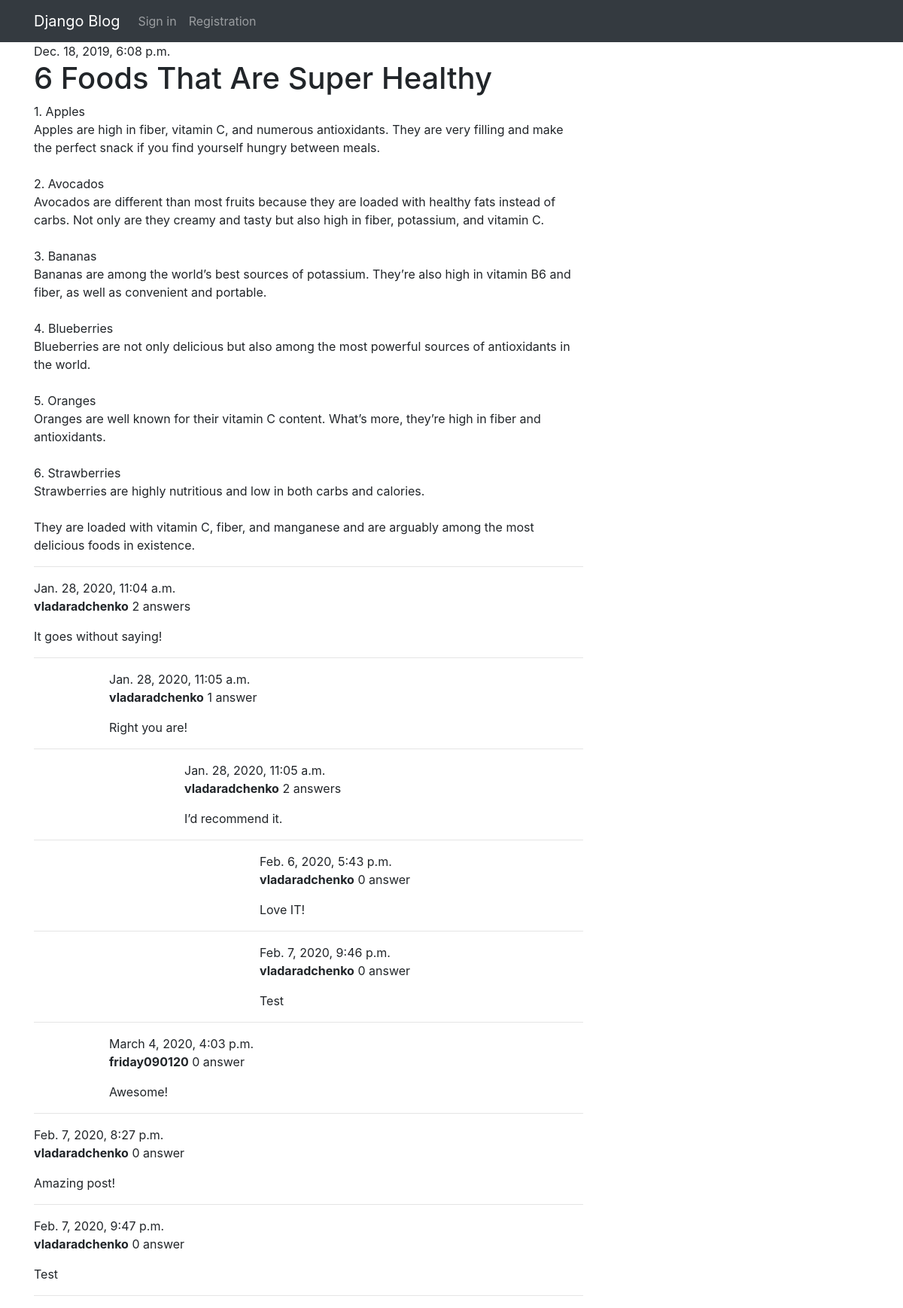
Page /post/20/ on the committed database.
### blog/models.py (models this page shows, shortened)
class Post(models.Model):
    author = models.ForeignKey(settings.AUTH_USER_MODEL, on_delete=models.CASCADE)
    title = models.CharField(max_length=200)
    text = models.TextField()
    created_date = models.DateTimeField(default=timezone.now)
    published_date = models.DateTimeField(blank=True, null=True)

class Comment(models.Model):
    post = models.ForeignKey('blog.Post', on_delete=models.CASCADE, related_name='comments')
    author = models.ForeignKey(settings.AUTH_USER_MODEL, on_delete=models.CASCADE)
    text = models.TextField()
    created_date = models.DateTimeField(default=timezone.now)
    approved_comment = models.BooleanField(default=False)
    parent = models.ForeignKey('self', null=True, blank=True, on_delete=models.CASCADE)
    def children(self):
        return Comment.objects.filter(parent=self)
    def has_children(self):
        return self.children().count() > 0
    def nesting_index(self):
        return 0 if self.parent is None else (self.parent.nesting_index() + 1)

### blog/views.py (the view)
# urls.py: path('post/<int:pk>/', views.post_detail, name='post_detail'),
def post_detail(request, pk):
    post = get_object_or_404(Post, pk=pk)
    comments_tree = get_comments(post)
    return render(request, 'blog/post_detail.html', {'post': post, 'comments_tree': comments_tree})

### blog/views.py (called while the page is built)
def get_comments(post):
    first_level_comments = post.comments.filter(parent=None)
    res = []
    for comment in first_level_comments:
        replies = get_all_replies_to_comment(comment)
        res += replies
    return res

def get_all_replies_to_comment(comment):
    children = comment.children()
    res = [comment]
    for child in children:
        res += get_all_replies_to_comment(child)
    return res

### blog/templates/blog/post_detail.html (shortened to what this page needs)
{% extends 'blog/base.html' %}
{% block content %}
	<div class="post">
		{% if post.published_date %}
			<div class="date">
				{{ post.published_date }}
			</div>
		{% endif %}
		<h1>{{ post.title }}</h1>
		<p>{{ post.text|linebreaksbr }}</p>
	</div>
	<hr>
	{% for comment in comments_tree %}
		<div class="comment" style="margin-left: {% widthratio comment.nesting_index 1 100 %}">
			<div class="date">{{ comment.created_date }}</div>
			<strong>{{ comment.author }}</strong>
			{% if comment.has_children and comment.children.count > 1 %}
                {{ comment.children.count }} answers
            {% else  %}
                {{ comment.children.count }} answer
            {% endif %}
			<p>{{ comment.text |linebreaks }}</p>
		</div>
		<hr>
	{% empty %}
		<p>No comments here yet :(</p>
	{% endfor %}
{% endblock %}

### rows in the picture
Post: published_date "Dec. 18, 2019, 6:08 p.m.", title "6 Foods That Are Super Healthy", text "1. Apples Apples are high in fiber, vitamin C, and numerous antioxidants. They are very filling and make the perfect snack if you find yourself hungry between meals. 2. Avocados Avocados are different than most fruits because they are loaded with healthy fats instead of carbs. Not only are they creamy and tasty but also high in fiber, potassium, and vitamin C. 3. Bananas Bananas are among the world’s best sources of potassium. They’re also high in vitamin B6 and fiber, as well as convenient and portable. 4. Blueberries Blueberries are not only delicious but also among the most powerful sources of antioxidants in the world. 5. Oranges Oranges are well known for their vitamin C content.…"
Comment: created_date "Jan. 28, 2020, 11:04 a.m.", author "vladaradchenko", children.count "2", text "It goes without saying!"
Comment: created_date "Jan. 28, 2020, 11:05 a.m.", author "vladaradchenko", children.count "1", text "Right you are!"
Comment: created_date "Jan. 28, 2020, 11:05 a.m.", author "vladaradchenko", children.count "2", text "I’d recommend it."
Comment: created_date "Feb. 6, 2020, 5:43 p.m.", author "vladaradchenko", children.count "0", text "Love IT!"
Comment: created_date "Feb. 7, 2020, 9:46 p.m.", author "vladaradchenko", children.count "0", text "Test"
Comment: created_date "March 4, 2020, 4:03 p.m.", author "friday090120", children.count "0", text "Awesome!"
Comment: created_date "Feb. 7, 2020, 8:27 p.m.", author "vladaradchenko", children.count "0", text "Amazing post!"
Comment: created_date "Feb. 7, 2020, 9:47 p.m.", author "vladaradchenko", children.count "0", text "Test"
